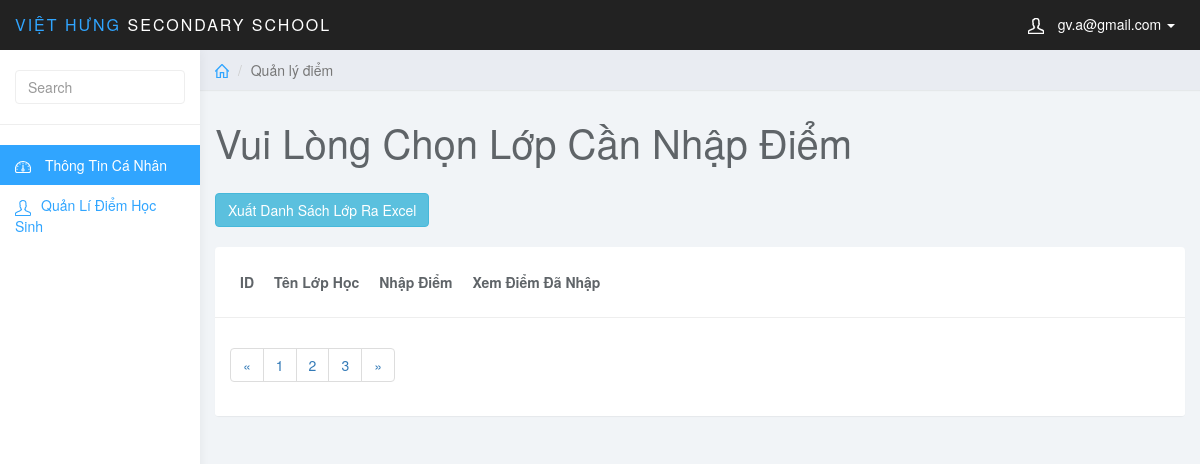
Page /admin/index.php?page_gv=points (signed in) on the earlier database version.
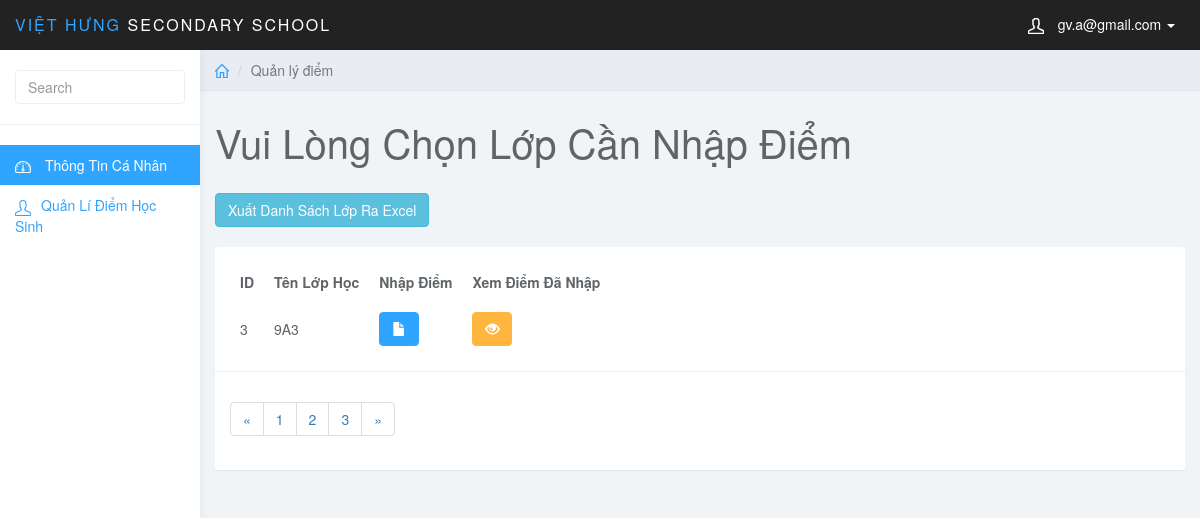
Same page on the later database version.
### tables this page shows
CREATE TABLE `dayhoc` (
  `MaDayHoc` int(5) NOT NULL AUTO_INCREMENT,
  `MaMonHoc` varchar(5) NOT NULL,
  `MaGV` int(6) NOT NULL,
  `MaLopHoc` varchar(10) NOT NULL,
  `MaHocKy` varchar(5) NOT NULL,
  `MoTaPhanCong` varchar(50) NOT NULL,
  PRIMARY KEY (`MaDayHoc`),
  KEY `fk_day_monhoc` (`MaMonHoc`),
  KEY `fk_day_gv` (`MaGV`),
  KEY `fk_day_hocky` (`MaHocKy`),
  KEY `fk_day_lophoc` (`MaLopHoc`),
  CONSTRAINT `fk_day_gv` FOREIGN KEY (`MaGV`) REFERENCES `giaovien` (`MaGV`),
  CONSTRAINT `fk_day_hocky` FOREIGN KEY (`MaHocKy`) REFERENCES `hocky` (`MaHocKy`),
  CONSTRAINT `fk_day_lophoc` FOREIGN KEY (`MaLopHoc`) REFERENCES `lophoc` (`MaLopHoc`),
  CONSTRAINT `fk_day_monhoc` FOREIGN KEY (`MaMonHoc`) REFERENCES `monhoc` (`MaMonHoc`)
);

CREATE TABLE `lophoc` (
  `MaLopHoc` varchar(10) NOT NULL,
  `Tenlophoc` varchar(20) NOT NULL,
  `KhoiHoc` varchar(10) NOT NULL,
  PRIMARY KEY (`MaLopHoc`)
);

### teacher/points.php (the view, shortened to what this page needs)
<?php
	$gv_mail = $_SESSION['mail_gv'];
?>
<div class="col-sm-9 col-sm-offset-3 col-lg-10 col-lg-offset-2 main">
		<div class="row">
			<ol class="breadcrumb">
				<li><a href="#"><svg class="glyph stroked home"><use xlink:href="#stroked-home"></use></svg></a></li>
				<li class="active">Quản lý điểm</li>
			</ol>
		</div>
		<div class="row">
			<div class="col-lg-12">
				<h1 class="page-header">Vui Lòng Chọn Lớp Cần Nhập Điểm</h1>
			</div>
		</div>
		<div class="row">
			<div class="col-md-12">
			<form method="post" action="../teacher/excel_gv.php">
                    <button type="submit" name="btnExport" class="btn btn-info">Xuất Danh Sách Lớp Ra Excel</button>
			</form>
			<br>
					<div class="panel panel-default">
							<div class="panel-body">
								<table
									data-toolbar="#toolbar"
									data-toggle="table">
									<thead>
									<tr>
										<th data-field="id" data-sortable="true">ID</th>
										<th>Tên Lớp Học</th>
										<th>Nhập Điểm</th>
										<th>Xem Điểm Đã Nhập</th>
									</tr>
									</thead>
									<tbody>
										<?php
											$sql_gv = "SELECT * FROM giaovien JOIN dayhoc ON giaovien.MaGV = dayhoc.MaGV JOIN lophoc ON lophoc.MaLopHoc = dayhoc.MaLopHoc WHERE giaovien.gv_mail = '$gv_mail'";
											$query_gv = mysqli_query($conn,$sql_gv);
											while ($row_gv = mysqli_fetch_assoc($query_gv)) {
										?>
										<tr>
											<td style=""><?php echo $row_gv['MaLopHoc']; ?></td>
											<td style=""><?php echo $row_gv['Tenlophoc']; ?></td>
											<td class="form-group">
												<a href="index.php?page_gv=add_points&MaHocKy=<?php echo $row_gv['MaHocKy'] ?>&MaMonHoc=<?php echo $row_gv['MaMonHoc'] ?>&MaLopHoc=<?php echo $row_gv['MaLopHoc'] ?>" class="btn btn-primary"><i class="glyphicon glyphicon-file "></i></a>
											</td>
											<td class="form-group">
												<a href="index.php?page_gv=list_points&MaHocKy=<?php echo $row_gv['MaHocKy'] ?>&MaMonHoc=<?php echo $row_gv['MaMonHoc'] ?>&MaLopHoc=<?php echo $row_gv['MaLopHoc'] ?>" class="btn btn-warning"><i class="glyphicon glyphicon-eye-open"></i></a>
											</td>
										</tr>
											<?php } ?>
									</tbody>
								</table>
							</div>
							<div class="panel-footer">
								<nav aria-label="Page navigation example">
									<ul class="pagination">
										<li class="page-item"><a class="page-link" href="#">&laquo;</a></li>
										<li class="page-item"><a class="page-link" href="#">1</a></li>
										<li class="page-item"><a class="page-link" href="#">2</a></li>
										<li class="page-item"><a class="page-link" href="#">3</a></li>
										<li class="page-item"><a class="page-link" href="#">&raquo;</a></li>
									</ul>
								</nav>
							</div>
						</div>
			</div>
		</div>
    </div>

Differences in the rows shown:
now on this page (row edited): dayhoc: MaLopHoc.MaLopHoc "3", MaLopHoc.Tenlophoc "9A3"
